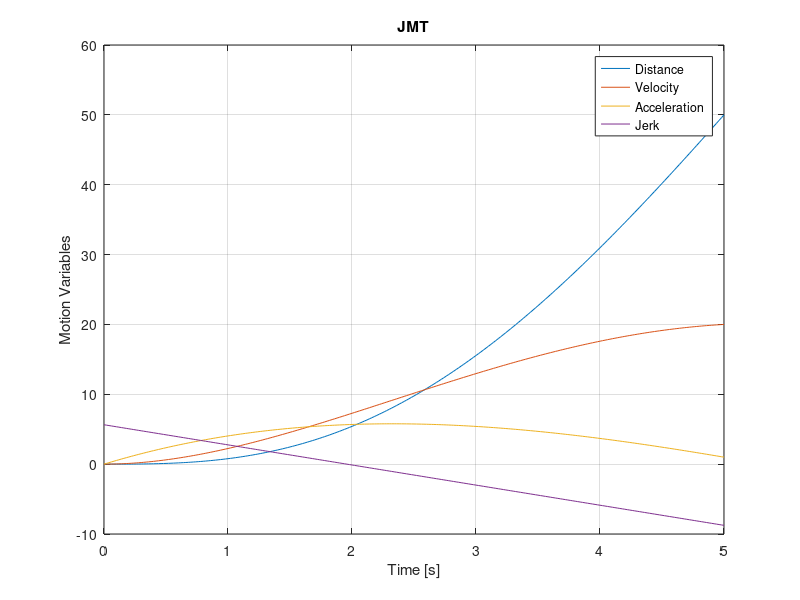

This figure's MATLAB source:
T = 5;
S = [0 50 0 20 0 1];

A = [[T^3 T^4 T^5],
[3*T^2 4*T^3 5*T^4],
[6*T 12*T^2 20*T^3]];

B = [S(2) - (S(1) + S(3)*T + 0.5*S(5)*T*T),
     S(4) - (S(3) + S(5)*T),
     S(6) - S(5)];
     
C = inverse(A)*B;

t = 0:0.02:T;
s = C(1)*t.^3 + C(2)*t.^4 + C(3)*t.^5;
s1 = 3*C(1)*t.^2 + 4*C(2)*t.^3 + 5*C(3)*t.^4;
s2 = 6*C(1)*t + 12*C(2)*t.^2 + 20*C(3)*t.^3;
s3 = 6*C(1)   + 24*C(2)*t    + 60*C(3);
plot(t, s, t, s1, t, s2, t, s3); grid on;
legend('Distance','Velocity','Acceleration','Jerk'); 
xlabel('Time [s]'); ylabel('Motion Variables');title('JMT');